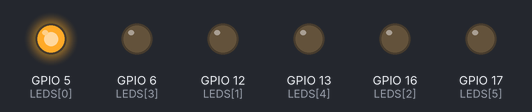
Recording of a program running on a simulated Raspberry Pi (BCM pin numbers). Parts: output pins drawn as LEDs (lit = HIGH).

Above: at 0.1 s.
At 0.5 s:
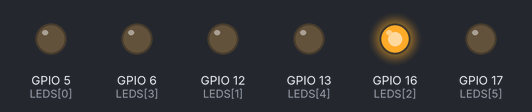
At 0.9 s:
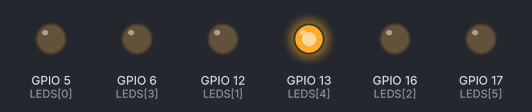
At 1.1 s:
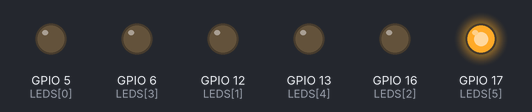
At 1.9 s:
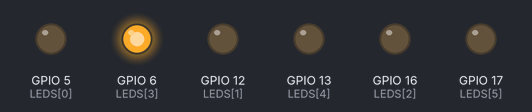
At 2.7 s:
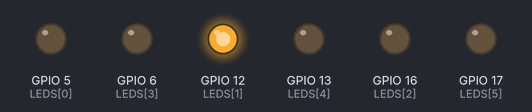
Timing chart, 0 to 3.0 s (numbered marks = the images above):
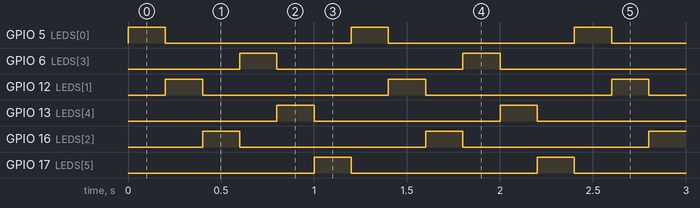

Measured:
- by itself, GPIO 5 (LEDS[0]), GPIO 6 (LEDS[3]), GPIO 12 (LEDS[1]), GPIO 13 (LEDS[4]), GPIO 16 (LEDS[2]), GPIO 17 (LEDS[5]): alternates HIGH for 0.20 s and LOW for 1.0 s
- by itself, everything shown: repeats every 1.2 s, in 6 steps

The program:

led_ants.py
```python
#!/usr/bin/env python3

from RPi import GPIO
from time import sleep

GPIO.setmode(GPIO.BCM)

LEDS = (5,12,16,6,13,17)

GPIO.setup(LEDS, GPIO.OUT, initial=0)

try:
        prev = 0
        led_length = len(LEDS)
        while True:
                for i in range(led_length):
                        GPIO.output(LEDS[prev],0)
                        GPIO.output(LEDS[i],1)
                        prev = i
                        sleep(.2)
except:
        GPIO.cleanup()
```
